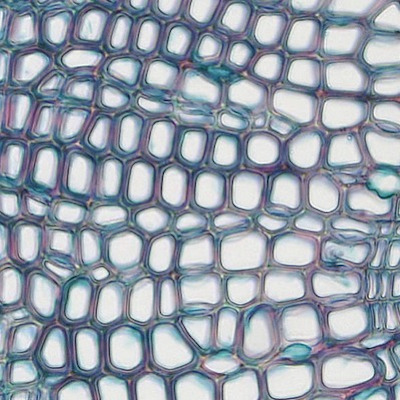
#> input picture Cells.jpg, 400 x 400 px
$ python cells.py
#> lines starting #> are read from the running program, lines starting #| are printed output that depends on the picture
### unionfind.py
# A naive implementation of union find which can lead to long
# branches
class UFNaive:
    def __init__(self, N):
        self._parent = list(range(N))

    # [59 lines left out: functions _root, get_set_label, find, union, not called in this run]


# A fast version of union find using path compression and
# rank-based merging
class UFFast:
    def __init__(self, N):
        self._parent = list(range(N))

    # [60 lines left out: functions _root, get_set_label, find, union, not called in this run]

### cells.py
import numpy as np
from scipy import ndimage
import matplotlib.pyplot as plt
import PIL
from djsetslow import ListSet, IDsSet
from unionfind import UFNaive, UFFast
from skimage.transform import resize
import time

def load_cells_grayscale(filename, n_pixels = 0):
    """
    Load in a grayscale image of the cells, where 1 is maximum brightness
    and 0 is minimum brightness

    Parameters
    ----------
    filename: string
        Path to image holding the cells
    n_pixels: int
        Number of pixels in the image
    """
#> called with filename = 'Cells.jpg', n_pixels = 0
    cells_original = plt.imread(filename)
#> cells_original is the input picture: shape (400, 400, 3); mean R, G, B 151, 159.9, 171.8
    cells_grey = np.asarray(PIL.Image.fromarray(cells_original).convert('L'))
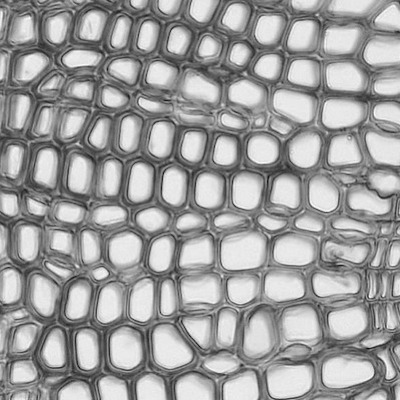
#> cells_grey: shape (400, 400); min 8, max 253, mean 158.6
    cells_grey = ndimage.uniform_filter(cells_grey, size=10)
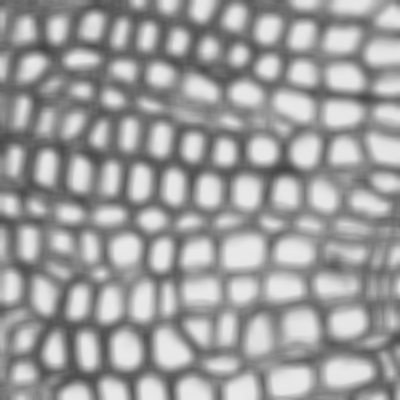
#> cells_grey: shape (400, 400); min 67, max 234, mean 157.7
    cells_grey = cells_grey - np.min(cells_grey)
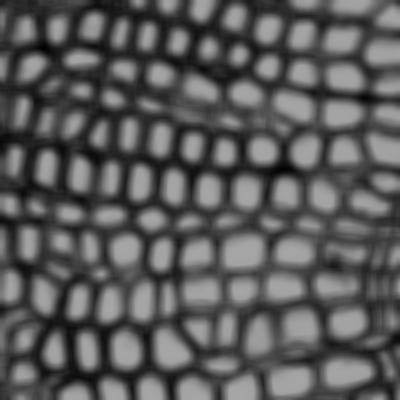
#> cells_grey: shape (400, 400); min 0, max 167, mean 90.7
    cells_grey = cells_grey/np.max(cells_grey)
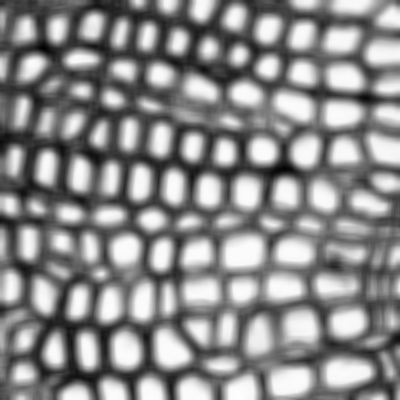
#> cells_grey: shape (400, 400) float64; min 0, max 1, mean 0.543
    N = int(np.sqrt(n_pixels))
    if n_pixels > 0:
        cells_grey = resize(cells_grey, (N, N), anti_aliasing=True)
    return cells_grey

def get_cell_labels(I, thresh, uf_class = UFNaive):
    """
    Parameters
    ----------
    I: ndarray(M, N)
        A grayscale image of cells
    thresh: float
        Threshold above which to consider something inside a cell
    uf_class: class
        A data structure that implements the union find ADT.
        Must contain the methods union(i, j), find(i, j), and
        get_set_label(i)

    Returns
    -------
    labels: ndarray(M, N)
        An array of labels for the pixels in the image
    """
#> called with thresh = 0.7
    M = I.shape[0]
#> M = 400
    N = I.shape[1]
#> N = 400
    # This is the disjoint set object on which you will
    # call union, find, and get_set_label
    djset = uf_class(M*N)
    # This is the 2D array of labels that you will fill
    # in and return
    labels = np.ones((M, N), dtype=int)

    ## TODO: Fill this in

    return labels

def permute_labels(labels):
    """
    Shuffle around labels by raising them to a prime and
    modding by a large-ish prime, so that cells are easier
    to see against their backround
    Parameters
    ----------
    labels: ndarray(M, N)
        An array of labels for the pixels in the image

    Returns
    -------
    labels_shuffled: ndarray(M, N)
        A new image where the labels are different but still
        the same within connected components
    """
    return (labels**31) % 833


def get_cluster_centers(labels):
    """
    Compute an array that holds the row and column of the
    mean of each label location that has more than 1 pixel
    assigned to it

    Parameters
    ----------
    labels: ndarray(M, N)
        An array of labels for the pixels in the image

    Returns
    -------
    X: ndarray(K, 2)
        An array of average row/column indices of each of the
        K labels that had at least 2 pixels assigned to them
    """
    ## TODO: Fill this in
    return [[0, 0]] # This is a dummy value, but you should return
    # a list of [row, column] lists representing the centers

def time_test():
    thresh = 0.7
    n_pixels = []
    times_idsset = []
    times_uffast = []
    for n in range(100, 100*100, 500):
        n_pixels.append(n)
        I = load_cells_grayscale("Cells.jpg", n)
        ## TODO: Fill this in.  Take an average of the average
        ## time that it takes per operation to run get_cell_labels
        ## for both the IDsSet and the UFFast implementation of
        ## union find, and store these times in times_idsset
        ## and times_uffast, respectively
    plt.plot(n_pixels, times_idsset)
    plt.plot(n_pixels, times_uffast)
    plt.legend(["IDsSet", "UFFast"])
    plt.xlabel("Number of pixels")
    plt.ylabel("Average Elapsed Time Per Operation")
    plt.savefig("Timings.png", bbox_inches='tight')

if __name__ == '__main__':
    # Put stuff here that will run when you hit the play button
    thresh = 0.7
    I = load_cells_grayscale("Cells.jpg")
    labels = get_cell_labels(I, thresh)
#> labels: shape (400, 400) int64; every value is 1
    plt.imshow(permute_labels(labels))
    plt.savefig("labels.png", bbox_inches='tight')
    cells_original = plt.imread("Cells.jpg")
    X = get_cluster_centers(labels)
#> X = [[0, 0]]
    X = np.array(X)
    plt.imshow(cells_original)
    plt.scatter(X[:, 1], X[:, 0], c='C2')
    plt.savefig("cells_marked.png")
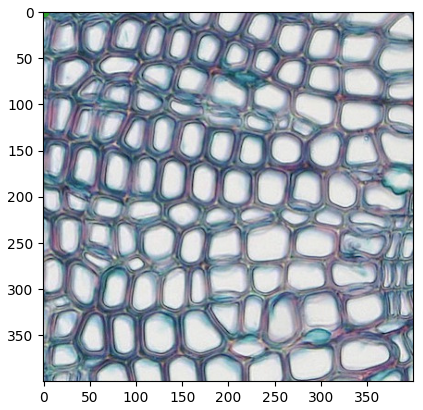
#> figure drawn by matplotlib, 1 panel
